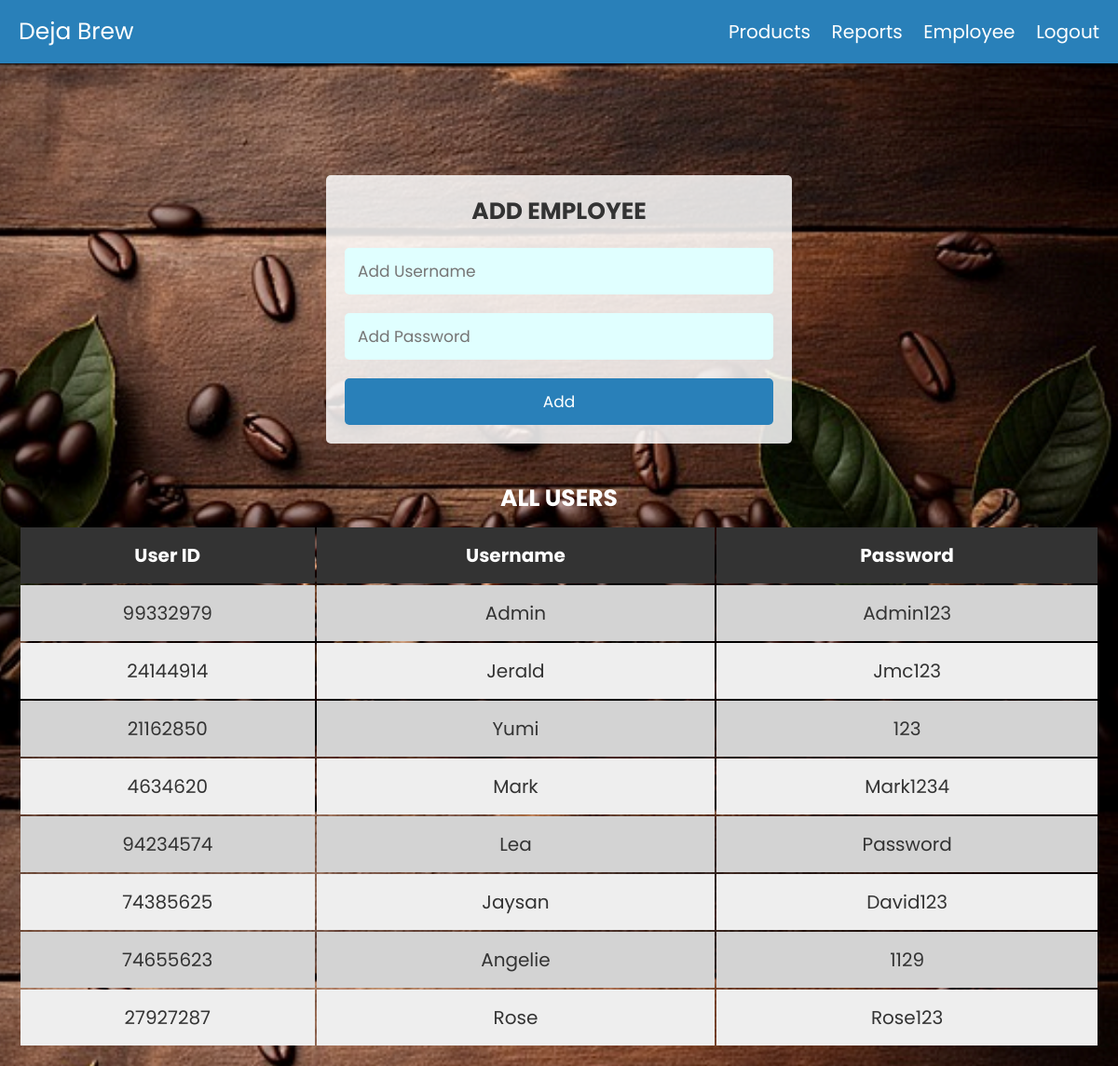
The app's page /signup.php, older data.
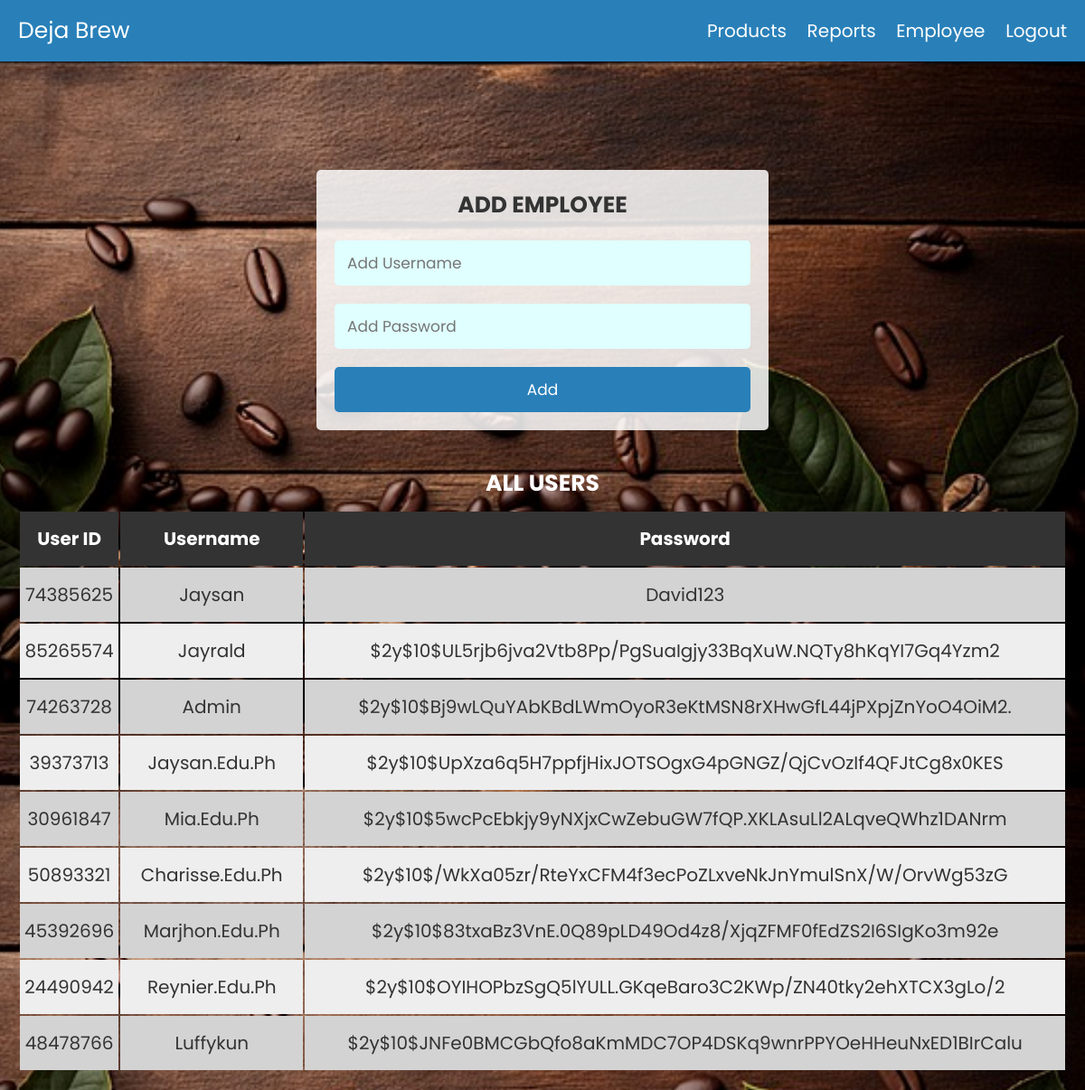
The same page, newer data.
### tables this page shows
CREATE TABLE `users` (
  `id` bigint(20) NOT NULL,
  `user_id` bigint(20) NOT NULL,
  `user_name` varchar(255) NOT NULL,
  `password` varchar(255) NOT NULL,
  `Role` varchar(20) NOT NULL
);

### signup.php (the view, shortened to what this page needs)
<?php
include("config.php");
function getUsers($conn) {
    $query = "SELECT * FROM users";
    $result = mysqli_query($conn, $query);
    $users = [];
    while ($row = mysqli_fetch_assoc($result)) {
        $users[] = $row;
    }
    return $users;
}
?>
<!DOCTYPE html>
<html lang="en">
<head>
    <link rel="stylesheet" href="https://cdnjs.cloudflare.com/ajax/libs/font-awesome/6.0.0/css/all.min.css">
    <link rel="stylesheet" href="css/style.css">
</head>
<body>
<?php include 'header_Admin.php'; ?>
<div class="container">
    <section>
        <form action="" method="post" class="signup-form" enctype="multipart/form-data">
            <h3>add employee</h3>
            <input id="text" type="text" name="user_name" placeholder="Add Username" class="box" required>
            <input id="text" type="password" name="password" placeholder="Add Password" class="box" required>
            <input id="button" type="submit" value="add" class="btn">
        </form>
    </section>
<div class="display-product-table">
    <section>
        <h3>All Users</h3>
        <table>
            <thead>
                <tr>
                    <th>User ID</th>
                    <th>Username</th>
                    <th>Password</th>
                </tr>
            </thead>
            <tbody>
                <?php
                    $users = getUsers($con);
                    foreach ($users as $user) {
                        echo "<tr>";
                        echo "<td>{$user['user_id']}</td>";
                        echo "<td>{$user['user_name']}</td>";
                        echo "<td>{$user['password']}</td>";
                        echo "</tr>";
                    }
                ?>
            </tbody>
        </table>
    </section>
</div>
</div>
</body>
</html>

Row changes from the older to the newer data that the page shows:
removed users: user "99332979", user_name "Admin", password "Admin123"
removed users: user "24144914", user_name "Jerald", password "Jmc123"
removed users: user "21162850", user_name "Yumi", password "123"
removed users: user "4634620", user_name "Mark", password "Mark1234"
removed users: user "94234574", user_name "Lea", password "Password"
removed users: user "74655623", user_name "Angelie", password "1129"
removed users: user "27927287", user_name "Rose", password "Rose123"
added users: user "85265574", user_name "Jayrald", password "$2y$10$uL5rjb6jva2Vtb8Pp/PgSuaIgjy33BqXuW.nQTy8hKqYI7Gq4Yzm2"
added users: user "74263728", user_name "Admin", password "$2y$10$bj9wLQuYAbKBdLWmOyoR3eKtMSN8rXHwGfL44jPXpjZnYoO4OiM2."
added users: user "39373713", user_name "Jaysan.edu.ph", password "$2y$10$upXza6q5H7ppfjHixJOTSOgxG4pGNGZ/QjCvOzIf4QFJtCg8x0KES"
added users: user "30961847", user_name "Mia.edu.ph", password "$2y$10$5wcPcEbkjy9yNXjxCwZebuGW7fQP.XKLAsuLl2ALqveQWhz1DANrm"
added users: user "50893321", user_name "Charisse.edu.ph", password "$2y$10$/WkXa05zr/RteYxCFM4f3ecPoZLxveNkJnYmulSnX/W/OrvWg53zG"
added users: user "45392696", user_name "Marjhon.edu.ph", password "$2y$10$83txaBz3VnE.0Q89pLD49Od4z8/XjqZFMF0fEdZS2I6SIgKo3m92e"
added users: user "24490942", user_name "Reynier.edu.ph", password "$2y$10$oYIHOPbzSgQ5lYULL.GKqeBaro3C2KWp/ZN40tky2ehXTCX3gLo/2"
added users: user "48478766", user_name "Luffykun", password "$2y$10$JNFe0BMCGbQfo8aKmMDC7OP4DSKq9wnrPPYOeHHeuNxED1BIrCalu"
